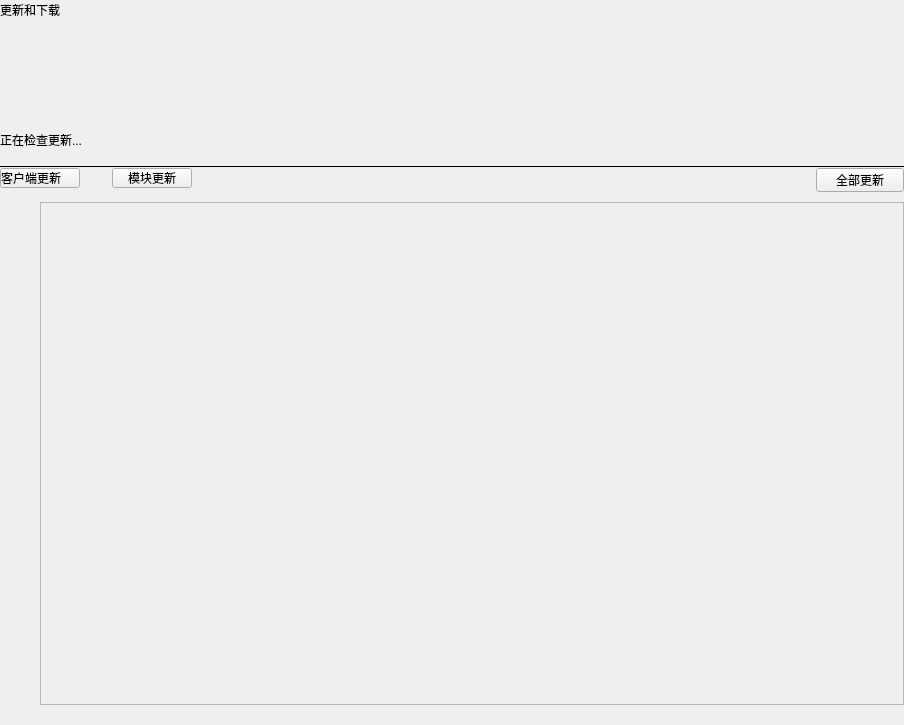
<?xml version="1.0" encoding="UTF-8"?>
<ui version="4.0">
 <class>UpdateSet</class>
 <widget class="QWidget" name="UpdateSet">
  <property name="geometry">
   <rect>
    <x>0</x>
    <y>0</y>
    <width>904</width>
    <height>725</height>
   </rect>
  </property>
  <property name="sizePolicy">
   <sizepolicy hsizetype="Expanding" vsizetype="Expanding">
    <horstretch>0</horstretch>
    <verstretch>0</verstretch>
   </sizepolicy>
  </property>
  <property name="windowTitle">
   <string>Form</string>
  </property>
  <layout class="QGridLayout" name="gridLayout_2">
   <property name="leftMargin">
    <number>0</number>
   </property>
   <property name="topMargin">
    <number>0</number>
   </property>
   <property name="rightMargin">
    <number>0</number>
   </property>
   <property name="bottomMargin">
    <number>0</number>
   </property>
   <property name="spacing">
    <number>0</number>
   </property>
   <item row="0" column="0">
    <widget class="QScrollArea" name="scrollArea">
     <property name="frameShape">
      <enum>QFrame::NoFrame</enum>
     </property>
     <property name="widgetResizable">
      <bool>true</bool>
     </property>
     <widget class="QWidget" name="scrollAreaWidgetContents">
      <property name="geometry">
       <rect>
        <x>0</x>
        <y>0</y>
        <width>904</width>
        <height>725</height>
       </rect>
      </property>
      <layout class="QGridLayout" name="gridLayout_4">
       <property name="leftMargin">
        <number>0</number>
       </property>
       <property name="topMargin">
        <number>0</number>
       </property>
       <property name="rightMargin">
        <number>0</number>
       </property>
       <property name="bottomMargin">
        <number>0</number>
       </property>
       <property name="spacing">
        <number>0</number>
       </property>
       <item row="1" column="0">
        <widget class="QWidget" name="itemWid" native="true">
         <layout class="QVBoxLayout" name="verticalLayout">
          <property name="spacing">
           <number>8</number>
          </property>
          <property name="leftMargin">
           <number>0</number>
          </property>
          <property name="topMargin">
           <number>0</number>
          </property>
          <property name="rightMargin">
           <number>0</number>
          </property>
          <property name="bottomMargin">
           <number>0</number>
          </property>
          <item>
           <layout class="QHBoxLayout" name="horizontalLayout">
            <property name="spacing">
             <number>24</number>
            </property>
            <property name="bottomMargin">
             <number>16</number>
            </property>
            <item>
             <widget class="QLabel" name="logo">
              <property name="minimumSize">
               <size>
                <width>72</width>
                <height>77</height>
               </size>
              </property>
              <property name="maximumSize">
               <size>
                <width>72</width>
                <height>77</height>
               </size>
              </property>
              <property name="text">
               <string/>
              </property>
             </widget>
            </item>
            <item>
             <widget class="QLabel" name="name">
              <property name="text">
               <string/>
              </property>
             </widget>
            </item>
           </layout>
          </item>
          <item>
           <widget class="QLabel" name="ing">
            <property name="text">
             <string>正在检查更新...</string>
            </property>
           </widget>
          </item>
          <item>
           <widget class="UpdateItem" name="clientItem" native="true">
            <property name="styleSheet">
             <string notr="true"/>
            </property>
           </widget>
          </item>
          <item>
           <widget class="Line" name="line">
            <property name="frameShadow">
             <enum>QFrame::Plain</enum>
            </property>
            <property name="orientation">
             <enum>Qt::Horizontal</enum>
            </property>
           </widget>
          </item>
         </layout>
        </widget>
       </item>
       <item row="0" column="0">
        <widget class="QWidget" name="widget" native="true">
         <layout class="QGridLayout" name="gridLayout_3">
          <property name="leftMargin">
           <number>0</number>
          </property>
          <property name="topMargin">
           <number>0</number>
          </property>
          <property name="rightMargin">
           <number>0</number>
          </property>
          <property name="bottomMargin">
           <number>10</number>
          </property>
          <property name="spacing">
           <number>0</number>
          </property>
          <item row="0" column="1">
           <spacer name="horizontalSpacer_3">
            <property name="orientation">
             <enum>Qt::Horizontal</enum>
            </property>
            <property name="sizeHint" stdset="0">
             <size>
              <width>969</width>
              <height>20</height>
             </size>
            </property>
           </spacer>
          </item>
          <item row="0" column="0">
           <widget class="QLabel" name="title">
            <property name="text">
             <string>更新和下载</string>
            </property>
           </widget>
          </item>
         </layout>
        </widget>
       </item>
       <item row="4" column="0">
        <widget class="QWidget" name="widget_2" native="true">
         <layout class="QHBoxLayout" name="horizontalLayout_3">
          <property name="spacing">
           <number>0</number>
          </property>
          <property name="leftMargin">
           <number>0</number>
          </property>
          <property name="topMargin">
           <number>0</number>
          </property>
          <property name="rightMargin">
           <number>0</number>
          </property>
          <property name="bottomMargin">
           <number>0</number>
          </property>
          <item>
           <layout class="QVBoxLayout" name="verticalLayout_3">
            <property name="spacing">
             <number>8</number>
            </property>
            <property name="leftMargin">
             <number>0</number>
            </property>
            <property name="rightMargin">
             <number>16</number>
            </property>
            <item alignment="Qt::AlignLeft">
             <widget class="QPushButton" name="client">
              <property name="minimumSize">
               <size>
                <width>75</width>
                <height>20</height>
               </size>
              </property>
              <property name="maximumSize">
               <size>
                <width>16777215</width>
                <height>20</height>
               </size>
              </property>
              <property name="styleSheet">
               <string notr="true">text-align : left;</string>
              </property>
              <property name="text">
               <string>客户端更新</string>
              </property>
             </widget>
            </item>
            <item alignment="Qt::AlignHCenter">
             <widget class="BaseLabel" name="clientLine">
              <property name="minimumSize">
               <size>
                <width>24</width>
                <height>2</height>
               </size>
              </property>
              <property name="maximumSize">
               <size>
                <width>24</width>
                <height>2</height>
               </size>
              </property>
              <property name="text">
               <string/>
              </property>
             </widget>
            </item>
           </layout>
          </item>
          <item>
           <layout class="QVBoxLayout" name="verticalLayout_2">
            <property name="spacing">
             <number>8</number>
            </property>
            <property name="leftMargin">
             <number>16</number>
            </property>
            <item>
             <widget class="QPushButton" name="module">
              <property name="minimumSize">
               <size>
                <width>63</width>
                <height>20</height>
               </size>
              </property>
              <property name="maximumSize">
               <size>
                <width>16777215</width>
                <height>20</height>
               </size>
              </property>
              <property name="text">
               <string>模块更新</string>
              </property>
             </widget>
            </item>
            <item alignment="Qt::AlignHCenter">
             <widget class="BaseLabel" name="moduleLine">
              <property name="minimumSize">
               <size>
                <width>24</width>
                <height>2</height>
               </size>
              </property>
              <property name="maximumSize">
               <size>
                <width>24</width>
                <height>2</height>
               </size>
              </property>
              <property name="text">
               <string/>
              </property>
             </widget>
            </item>
           </layout>
          </item>
          <item>
           <spacer name="horizontalSpacer">
            <property name="orientation">
             <enum>Qt::Horizontal</enum>
            </property>
            <property name="sizeHint" stdset="0">
             <size>
              <width>40</width>
              <height>20</height>
             </size>
            </property>
           </spacer>
          </item>
          <item>
           <layout class="QVBoxLayout" name="verticalLayout_4">
            <property name="spacing">
             <number>0</number>
            </property>
            <property name="rightMargin">
             <number>0</number>
            </property>
            <item>
             <widget class="QPushButton" name="updateAll">
              <property name="minimumSize">
               <size>
                <width>88</width>
                <height>24</height>
               </size>
              </property>
              <property name="maximumSize">
               <size>
                <width>88</width>
                <height>24</height>
               </size>
              </property>
              <property name="text">
               <string>全部更新</string>
              </property>
             </widget>
            </item>
            <item>
             <spacer name="verticalSpacer">
              <property name="orientation">
               <enum>Qt::Vertical</enum>
              </property>
              <property name="sizeType">
               <enum>QSizePolicy::Fixed</enum>
              </property>
              <property name="sizeHint" stdset="0">
               <size>
                <width>20</width>
                <height>6</height>
               </size>
              </property>
             </spacer>
            </item>
           </layout>
          </item>
         </layout>
        </widget>
       </item>
       <item row="5" column="0">
        <widget class="QWidget" name="bottomWid" native="true">
         <layout class="QHBoxLayout" name="horizontalLayout_2">
          <property name="spacing">
           <number>8</number>
          </property>
          <property name="leftMargin">
           <number>0</number>
          </property>
          <property name="topMargin">
           <number>4</number>
          </property>
          <property name="rightMargin">
           <number>0</number>
          </property>
          <property name="bottomMargin">
           <number>20</number>
          </property>
          <item>
           <layout class="QVBoxLayout" name="verticalLayout_7">
            <property name="spacing">
             <number>35</number>
            </property>
            <property name="leftMargin">
             <number>0</number>
            </property>
            <property name="topMargin">
             <number>12</number>
            </property>
            <item alignment="Qt::AlignTop">
             <widget class="QLabel" name="logo_2">
              <property name="minimumSize">
               <size>
                <width>32</width>
                <height>32</height>
               </size>
              </property>
              <property name="maximumSize">
               <size>
                <width>32</width>
                <height>32</height>
               </size>
              </property>
              <property name="text">
               <string/>
              </property>
              <property name="alignment">
               <set>Qt::AlignLeading|Qt::AlignLeft|Qt::AlignTop</set>
              </property>
             </widget>
            </item>
            <item>
             <widget class="QLabel" name="logo_3">
              <property name="minimumSize">
               <size>
                <width>32</width>
                <height>32</height>
               </size>
              </property>
              <property name="maximumSize">
               <size>
                <width>32</width>
                <height>32</height>
               </size>
              </property>
              <property name="text">
               <string/>
              </property>
             </widget>
            </item>
            <item>
             <spacer name="verticalSpacer_3">
              <property name="orientation">
               <enum>Qt::Vertical</enum>
              </property>
              <property name="sizeHint" stdset="0">
               <size>
                <width>20</width>
                <height>40</height>
               </size>
              </property>
             </spacer>
            </item>
           </layout>
          </item>
          <item>
           <widget class="QScrollArea" name="ScorllArea">
            <property name="verticalScrollBarPolicy">
             <enum>Qt::ScrollBarAlwaysOff</enum>
            </property>
            <property name="horizontalScrollBarPolicy">
             <enum>Qt::ScrollBarAlwaysOff</enum>
            </property>
            <property name="widgetResizable">
             <bool>true</bool>
            </property>
            <widget class="QWidget" name="UpdateContent">
             <property name="geometry">
              <rect>
               <x>0</x>
               <y>0</y>
               <width>860</width>
               <height>494</height>
              </rect>
             </property>
             <property name="sizePolicy">
              <sizepolicy hsizetype="Expanding" vsizetype="Expanding">
               <horstretch>0</horstretch>
               <verstretch>0</verstretch>
              </sizepolicy>
             </property>
             <layout class="QVBoxLayout" name="verticalLayout_5">
              <property name="spacing">
               <number>0</number>
              </property>
              <property name="leftMargin">
               <number>0</number>
              </property>
              <property name="topMargin">
               <number>0</number>
              </property>
              <property name="rightMargin">
               <number>20</number>
              </property>
              <property name="bottomMargin">
               <number>0</number>
              </property>
              <item>
               <spacer name="verticalSpacer_2">
                <property name="orientation">
                 <enum>Qt::Vertical</enum>
                </property>
                <property name="sizeHint" stdset="0">
                 <size>
                  <width>20</width>
                  <height>40</height>
                 </size>
                </property>
               </spacer>
              </item>
             </layout>
            </widget>
           </widget>
          </item>
         </layout>
        </widget>
       </item>
      </layout>
     </widget>
    </widget>
   </item>
  </layout>
 </widget>
 <customwidgets>
  <customwidget>
   <class>BaseLabel</class>
   <extends>QLabel</extends>
   <header location="global">view/Item/baselabel.h</header>
  </customwidget>
  <customwidget>
   <class>UpdateItem</class>
   <extends>QWidget</extends>
   <header>view/set/updateitem.h</header>
   <container>1</container>
  </customwidget>
 </customwidgets>
 <resources/>
 <connections/>
</ui>
